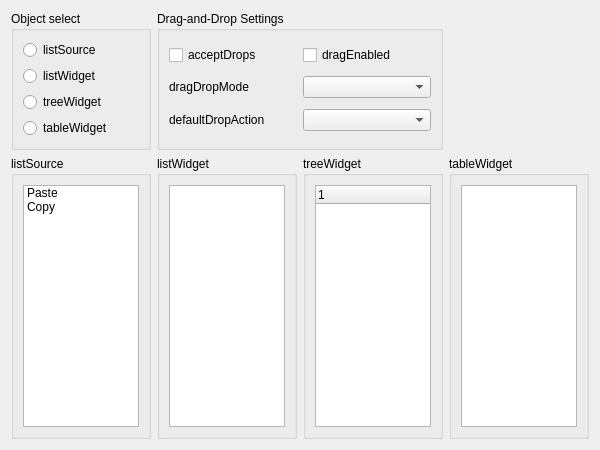
<?xml version="1.0" encoding="UTF-8"?>
<ui version="4.0">
 <class>Widget</class>
 <widget class="QWidget" name="Widget">
  <property name="geometry">
   <rect>
    <x>0</x>
    <y>0</y>
    <width>600</width>
    <height>450</height>
   </rect>
  </property>
  <property name="windowTitle">
   <string>Widget</string>
  </property>
  <layout class="QGridLayout" name="gridLayout_6">
   <item row="0" column="0">
    <widget class="QGroupBox" name="groupBoxSelect">
     <property name="title">
      <string>Object select</string>
     </property>
     <layout class="QVBoxLayout" name="verticalLayout">
      <item>
       <widget class="QRadioButton" name="radioButtonListSrc">
        <property name="text">
         <string>listSource</string>
        </property>
       </widget>
      </item>
      <item>
       <widget class="QRadioButton" name="radioButtonListWidget">
        <property name="text">
         <string>listWidget</string>
        </property>
       </widget>
      </item>
      <item>
       <widget class="QRadioButton" name="radioButtonTreeWidget">
        <property name="text">
         <string>treeWidget</string>
        </property>
       </widget>
      </item>
      <item>
       <widget class="QRadioButton" name="radioButtonTableWidget">
        <property name="text">
         <string>tableWidget</string>
        </property>
       </widget>
      </item>
     </layout>
    </widget>
   </item>
   <item row="0" column="1" colspan="2">
    <widget class="QGroupBox" name="groupBoxConfig">
     <property name="title">
      <string>Drag-and-Drop Settings</string>
     </property>
     <layout class="QGridLayout" name="gridLayout">
      <item row="0" column="0">
       <widget class="QCheckBox" name="checkBoxAcceptDrops">
        <property name="text">
         <string>acceptDrops</string>
        </property>
       </widget>
      </item>
      <item row="0" column="1">
       <widget class="QCheckBox" name="checkBoxDragEnabled">
        <property name="text">
         <string>dragEnabled</string>
        </property>
       </widget>
      </item>
      <item row="1" column="0">
       <widget class="QLabel" name="labelDragDropMode">
        <property name="text">
         <string>dragDropMode</string>
        </property>
       </widget>
      </item>
      <item row="1" column="1">
       <widget class="QComboBox" name="comboBoxDragDropMode"/>
      </item>
      <item row="2" column="0">
       <widget class="QLabel" name="labelDefaultDropAction">
        <property name="text">
         <string>defaultDropAction</string>
        </property>
       </widget>
      </item>
      <item row="2" column="1">
       <widget class="QComboBox" name="comboBoxDefaultDropAction"/>
      </item>
     </layout>
    </widget>
   </item>
   <item row="1" column="0">
    <widget class="QGroupBox" name="groupBoxListSrc">
     <property name="title">
      <string>listSource</string>
     </property>
     <layout class="QGridLayout" name="gridLayout_2">
      <item row="0" column="0">
       <widget class="QListWidget" name="listWidgetSource">
        <item>
         <property name="text">
          <string>Paste</string>
         </property>
         <property name="icon">
          <iconset theme="QIcon::ThemeIcon::EditPaste"/>
         </property>
        </item>
        <item>
         <property name="text">
          <string>Copy</string>
         </property>
         <property name="icon">
          <iconset theme="QIcon::ThemeIcon::EditCopy"/>
         </property>
        </item>
       </widget>
      </item>
     </layout>
    </widget>
   </item>
   <item row="1" column="1">
    <widget class="QGroupBox" name="groupBoxListWidget">
     <property name="title">
      <string>listWidget</string>
     </property>
     <layout class="QGridLayout" name="gridLayout_3">
      <item row="0" column="0">
       <widget class="QListWidget" name="listWidgetWidget"/>
      </item>
     </layout>
    </widget>
   </item>
   <item row="1" column="2">
    <widget class="QGroupBox" name="groupBoxTreeWidget">
     <property name="title">
      <string>treeWidget</string>
     </property>
     <layout class="QGridLayout" name="gridLayout_5">
      <item row="0" column="0">
       <widget class="QTreeWidget" name="treeWidget">
        <column>
         <property name="text">
          <string notr="true">1</string>
         </property>
        </column>
       </widget>
      </item>
     </layout>
    </widget>
   </item>
   <item row="1" column="3">
    <widget class="QGroupBox" name="groupBoxTableWidget">
     <property name="title">
      <string>tableWidget</string>
     </property>
     <layout class="QGridLayout" name="gridLayout_4">
      <item row="0" column="0">
       <widget class="QTableWidget" name="tableWidget"/>
      </item>
     </layout>
    </widget>
   </item>
  </layout>
 </widget>
 <resources/>
 <connections/>
</ui>
